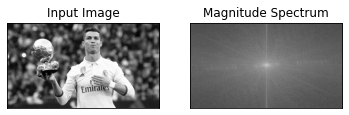

Here is the Python script that generated this plot:
import numpy as np
import cv2 as cv
from matplotlib import pyplot as plt
 
img = cv.imread('/Users/janpoonthong/University/Year-3/Semester-1/selected_topic_computer_vision/week_4/ronaldo.jpg', cv.IMREAD_GRAYSCALE)
assert img is not None, "file could not be read, check with os.path.exists()"
 
dft = cv.dft(np.float32(img),flags = cv.DFT_COMPLEX_OUTPUT)
dft_shift = np.fft.fftshift(dft)
 
magnitude_spectrum = 20*np.log(cv.magnitude(dft_shift[:,:,0],dft_shift[:,:,1]))
 
plt.subplot(121),plt.imshow(img, cmap = 'gray')
plt.title('Input Image'), plt.xticks([]), plt.yticks([])
plt.subplot(122),plt.imshow(magnitude_spectrum, cmap = 'gray')
plt.title('Magnitude Spectrum'), plt.xticks([]), plt.yticks([])
plt.show()
